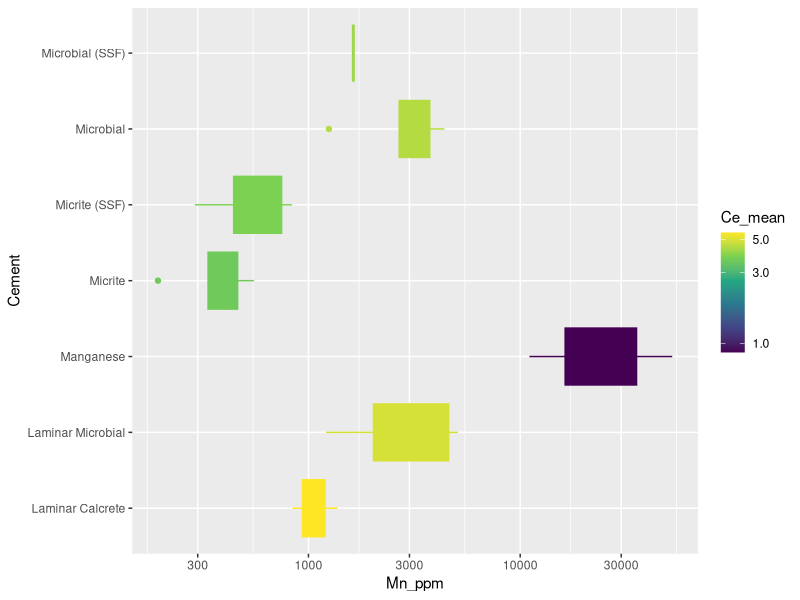
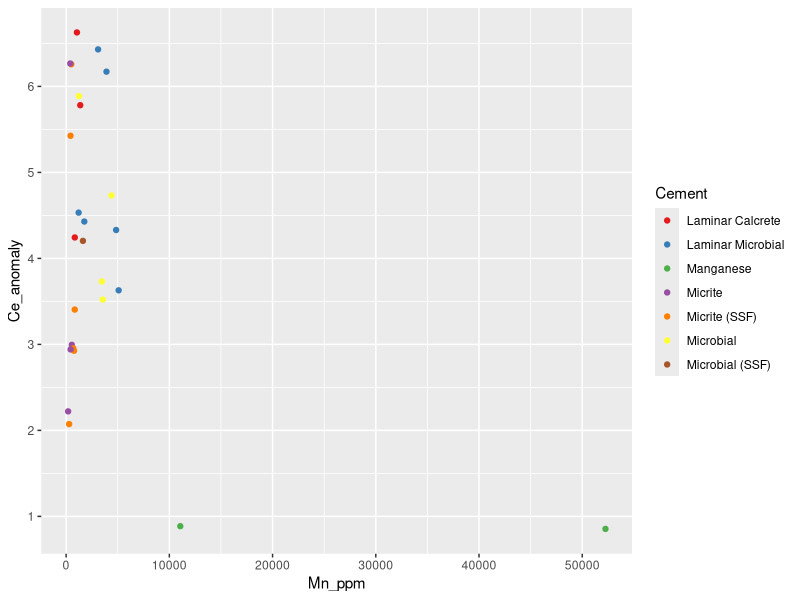

Here is the R script that generated these plots, in order:
## ---- chunk 1
knitr::opts_chunk$set(echo = TRUE)
library(tidyverse)
## ---- chunk 2
all_data <- readxl::read_excel("ree_data_r.xlsx", 1)
cement_data <- readxl::read_excel("ree_data_r.xlsx", 2) 
## ---- chunk 3
attach(all_data)
normalize <- all_data %>%
  left_join(cement_data, by = c("Sample" = "Sample")) %>% #attach cement to each observation
  mutate(Y_normal = Y_ppm/27.31, La_normal = La_ppm/44.56, Ce_normal = Ce_ppm/88.25, Pr_normal = Pr_ppm/10.15, Nd_normal = Nd_ppm/37.32, Sm_normal = Sm_ppm/6.884, Eu_normal = Eu_ppm/1.215, Gd_normal = Gd_ppm/6.043, Dy_normal = Dy_ppm/5.325, Ho_normal = Ho_ppm/1.052, Er_normal = Er_ppm/3.075, Tm_normal = Tm_ppm/0.4510, Yb_normal = Yb_ppm/3.012, Lu_normal = Lu_ppm/0.4386) %>% #normalize values using PAAS data from Pourmand et al. 2012
    select("Sample", "Cement", "La_normal", "Ce_normal", "Pr_normal", "Nd_normal", "Sm_normal", "Eu_normal",  "Gd_normal","Dy_normal", "Y_normal", "Ho_normal", "Er_normal", "Tm_normal", "Yb_normal", "Lu_normal")#filter out non normalized values
## ---- chunk 4
anomaly <- normalize %>%
  mutate(
    Ce_anomaly = Ce_normal/(Pr_normal^2/Nd_normal),
    Y_Ho_ratio = Y_normal/Ho_normal,
    Eu_anomaly = (2*Eu_normal)/(Sm_normal + Gd_normal),
    BSI = (2*(Sm_normal + Gd_normal + Dy_normal)/3)/((La_normal +Pr_normal + Nd_normal)/3+(Ho_normal + Er_normal +Tm_normal +Yb_normal +Lu_normal)/5))

anomaly_summ <- anomaly %>%
  group_by(Cement) %>%
  summarise(
    Ce_mean = mean(Ce_anomaly),
    Ce_sd = sd(Ce_anomaly),
    Ce_max = max(Ce_anomaly),
    Ce_min = min(Ce_anomaly),
    YH_mean = mean(Y_Ho_ratio),
    YH_sd = sd(Y_Ho_ratio),
    YH_max = max(Y_Ho_ratio),
    YH_min = min(Y_Ho_ratio),
    Eu_mean = mean(Eu_anomaly),
    Eu_sd = sd(Eu_anomaly),
    Eu_max = max(Eu_anomaly),
    Eu_min = min(Eu_anomaly),
    BSI_mean = mean(BSI),
    BSI_sd = sd(BSI),
    BSI_max = max(BSI),
    BSI_min = min(BSI)
  )
## ---- chunk 5
MnCe <- anomaly %>%
  inner_join(all_data, by = "Sample") %>%
  select(Sample, Ce_normal, Ce_anomaly, Mn_ppm) %>%
  inner_join(cement_data, by = "Sample")
## ---- chunk 6
cement_Mn <- MnCe %>%
  inner_join(anomaly_summ, by = "Cement") %>%
  ggplot(aes(x = Mn_ppm, y = Cement, color = Ce_mean, fill = Ce_mean)) +
  geom_boxplot() +
  scale_fill_viridis_c(trans = "log10") +
  scale_color_viridis_c(trans = "log10") +
  scale_x_log10()
cement_Mn
## ---- chunk 7
cement_Mn <- MnCe %>%
  ggplot(aes(x = Mn_ppm, y = Ce_anomaly, color = Cement)) +
  geom_point() +
  scale_color_brewer(palette = "Set1")
cement_Mn
